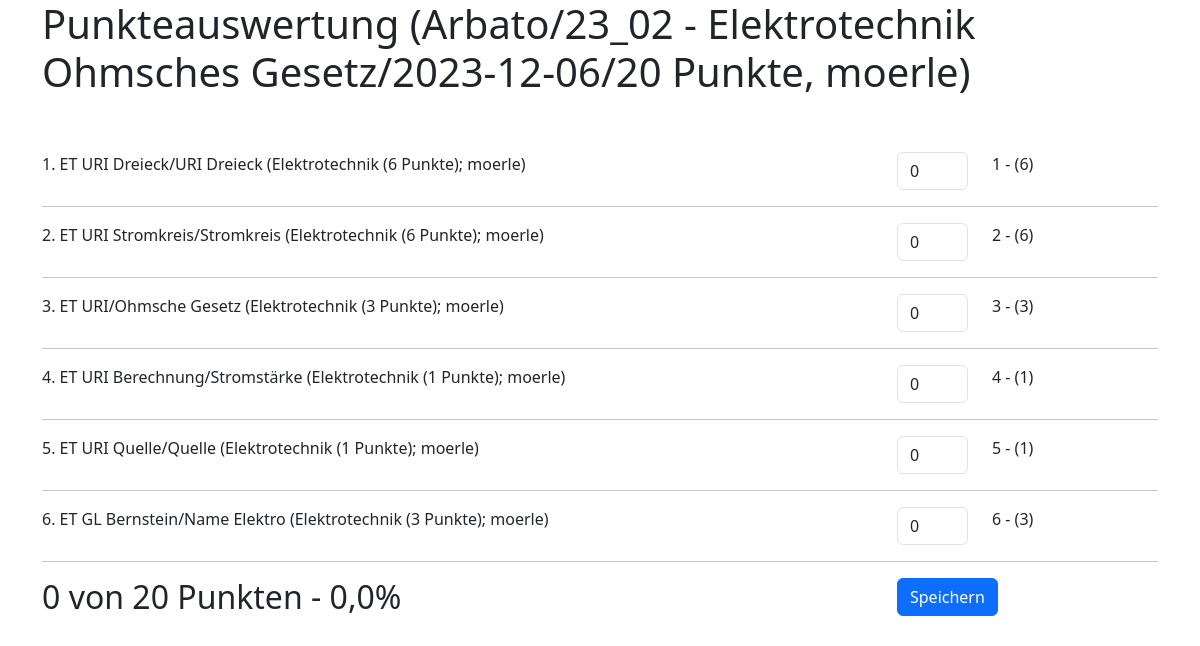
Screenshot of /klausur/evaluation2/11/3 (signed in) with the database file from the repository.
### klausur/models.py (models this page shows, shortened)
class Klausurthema(models.Model):
    klausur = models.ForeignKey(Klausur, verbose_name=("Klausur"), on_delete=models.CASCADE)
    frage = models.ForeignKey(Frage, verbose_name=("Frage"), on_delete=models.RESTRICT)
    position = models.IntegerField(("Position"), default=1)
    seitenwechsel = models.BooleanField(("Seitenwechsel im Anschluss"), default=False)
    class Meta:
        verbose_name = ("Klausur-Thema")
        verbose_name_plural = ("Klausur-Themen")
        ordering = ['klausur', 'position']

class Frage(models.Model):
    titel = models.CharField(("Titel"), max_length=250)
    inhalt = models.CharField("Inhalt", max_length=50, default="?")
    frage = models.TextField(("Frage"))
    musterantwort = models.TextField(("Musterantwort"), default ="")
    bild = models.ImageField(("Bild"), blank=True, null=True)
    bildmuster = models.ImageField(("Bild Muster"), blank=True, null=True)
    bildbreite = models.IntegerField(("Bildbreite in %"), default=80)
    thema = models.ForeignKey(Thema, verbose_name=("Thema"), on_delete=models.RESTRICT)
    punkte = models.IntegerField(("Erreichbare Punkte"), default=1)
    schwierigkeit = models.IntegerField(("Schwierigkeit") , default=2)
    author = models.ForeignKey(User, verbose_name="Autor", on_delete=models.RESTRICT)
    class Meta:
        verbose_name = ("Frage")
        verbose_name_plural = ("Fragen")
        ordering = ['thema', 'titel', ]
    def __str__(self):
        return f"{self.titel}/{self.inhalt} ({self.thema} ({self.punkte} Punkte); {self.author})"

class Thema(models.Model):
    titel = models.CharField(("Titel"), max_length=250, primary_key=True)
    kommentar = models.TextField(("Kommentar"), blank=True, null=True)
    class Meta:
        verbose_name = ("Thema")
        verbose_name_plural = ("Themen")
        ordering = ['titel']
    def __str__(self):
        return self.titel

### klausur/views.py (the view, shortened to what this page needs)
# urls.py: path('evaluation2/<int:klausur>/<int:tn>', views.evaluation2, name= 'evaluation2'),
@permission_required('klausur.view_teilnehmer')
def evaluation2(request, klausur, tn):
    ds_klausur = Klausur.objects.get(id=klausur)
    ds_tn = Teilnehmer.objects.get(id=tn)
    ds_fragen = ds_klausur.fragen.all()
    pos_fragen = Klausurthema.objects.filter(klausur = klausur)
    list_fragen = []
    sum = 0
    for frage in pos_fragen:
        if request.method == "POST":
            numb_str = request.POST["punkte_"+str(frage.frage.id)]
            if len(numb_str) > 0:
                number = int(numb_str)
            else:
                number = 0
        else:
            ds_answer=Answer.objects.filter(teilnehmer=ds_tn, klausur=ds_klausur, frage=frage.frage)
            if len(ds_answer) == 0:                                     # Kein DS vorhanden
                number=0
            else:
                number=ds_answer[0].punkte
        sum += number
        list_fragen.append((frage, number))
        prozent = round(sum / ds_klausur.get_gesamtpunkte * 100, 1)
    content = {
        "klausur": ds_klausur,
        "teilnehmer": ds_tn,
        "fragen": list_fragen,
        "sum": sum,
        "max": ds_klausur.get_gesamtpunkte,
        "prozent": prozent
    }
    return render(request, "evaluation2.html", content)

### klausur/models.py (called while the page is built)
    def __str__(self):
        return self.name

    def __str__(self):
        return self.name

    @property
    def get_gesamtpunkte(self):
        fragen = self.fragen.all()
        gesamtpunkte = sum(frage.punkte for frage in fragen)
        return gesamtpunkte

    def __str__(self):
        return f"{self.gruppe} - {self.titel}/{self.termin.date()}/{self.get_gesamtpunkte} Punkte, {self.author}"

### klausur/templates/evaluation2.html (shortened to what this page needs)
{% extends "start.html" %}
{% block content %}
    <h1>Punkteauswertung ({{teilnehmer}}/{{klausur}})</h1>
    <br />
    <br />
    <form method="POST">
        {% for frage in  fragen %}
        <div class="mb-3 row">
            <div class="col-9">{{forloop.counter}}. {{frage.0.frage}} </div>
            <div class="col-1"><input type="number" class="form-control" name="punkte_{{frage.0.frage.id}}" onchange="this.form.submit()" value="{{frage.1}}"></div>
            <div class="col-auto">{{forloop.counter}} - ({{frage.0.frage.punkte}})</div>
        </div>
        <hr />
        {% endfor %}
        <div class = "row">
            <div class="col-9"><h2>{{sum}} von {{max}} Punkten - {{prozent}}% </h2></div>
            <div class="col-auto"><button type="submit" class="btn btn-primary" name="button" value="save">Speichern</button></div>
        </div>
    </form>
{% endblock content %}

### rows the page displays
Klausurthema: frage.username "ET URI Dreieck/URI Dreieck (Elektrotechnik (6 Punkte); moerle)", frage "0", frage.punkte "6"
Klausurthema: frage.username "ET URI Stromkreis/Stromkreis (Elektrotechnik (6 Punkte); moerle)", frage "0", frage.punkte "6"
Klausurthema: frage.username "ET URI/Ohmsche Gesetz (Elektrotechnik (3 Punkte); moerle)", frage "0", frage.punkte "3"
Klausurthema: frage.username "ET URI Berechnung/Stromstärke (Elektrotechnik (1 Punkte); moerle)", frage "0", frage.punkte "1"
Klausurthema: frage.username "ET URI Quelle/Quelle (Elektrotechnik (1 Punkte); moerle)", frage "0", frage.punkte "1"
Klausurthema: frage.username "ET GL Bernstein/Name Elektro (Elektrotechnik (3 Punkte); moerle)", frage "0", frage.punkte "3"

### other values shown
{{ sum }} "0"
{{ max }} "20"
{{ prozent }} "0,0"
